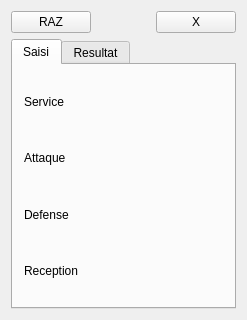
<?xml version="1.0" encoding="UTF-8"?>
<ui version="4.0">
 <class>MainWindow</class>
 <widget class="QMainWindow" name="MainWindow">
  <property name="windowModality">
   <enum>Qt::NonModal</enum>
  </property>
  <property name="geometry">
   <rect>
    <x>0</x>
    <y>0</y>
    <width>229</width>
    <height>320</height>
   </rect>
  </property>
  <property name="contextMenuPolicy">
   <enum>Qt::PreventContextMenu</enum>
  </property>
  <property name="windowTitle">
   <string>MainWindow</string>
  </property>
  <property name="toolButtonStyle">
   <enum>Qt::ToolButtonIconOnly</enum>
  </property>
  <widget class="QWidget" name="centralWidget">
   <layout class="QGridLayout" name="gridLayout_12">
    <item row="0" column="0">
     <layout class="QGridLayout" name="gridLayout_6">
      <item row="0" column="1">
       <spacer name="horizontalSpacer">
        <property name="orientation">
         <enum>Qt::Horizontal</enum>
        </property>
        <property name="sizeHint" stdset="0">
         <size>
          <width>40</width>
          <height>20</height>
         </size>
        </property>
       </spacer>
      </item>
      <item row="0" column="2">
       <widget class="QPushButton" name="pushButton_2">
        <property name="text">
         <string>X</string>
        </property>
       </widget>
      </item>
      <item row="0" column="0">
       <widget class="QPushButton" name="pushButton_3">
        <property name="text">
         <string>RAZ</string>
        </property>
       </widget>
      </item>
     </layout>
    </item>
    <item row="1" column="0">
     <widget class="QTabWidget" name="tabWidget">
      <property name="currentIndex">
       <number>0</number>
      </property>
      <widget class="QWidget" name="tab">
       <attribute name="title">
        <string>Saisi</string>
       </attribute>
       <layout class="QGridLayout" name="gridLayout">
        <item row="0" column="0">
         <layout class="QGridLayout" name="gridLayout_2">
          <item row="0" column="0">
           <widget class="QLabel" name="label">
            <property name="text">
             <string>Service</string>
            </property>
           </widget>
          </item>
         </layout>
        </item>
        <item row="2" column="0">
         <layout class="QGridLayout" name="gridLayout_3">
          <item row="0" column="0">
           <widget class="QLabel" name="label_2">
            <property name="text">
             <string>Attaque</string>
            </property>
           </widget>
          </item>
         </layout>
        </item>
        <item row="4" column="0">
         <layout class="QGridLayout" name="gridLayout_5">
          <item row="0" column="0">
           <widget class="QLabel" name="label_4">
            <property name="text">
             <string>Reception</string>
            </property>
           </widget>
          </item>
         </layout>
        </item>
        <item row="3" column="0">
         <layout class="QGridLayout" name="gridLayout_4">
          <item row="0" column="0">
           <widget class="QLabel" name="label_3">
            <property name="text">
             <string>Defense</string>
            </property>
           </widget>
          </item>
         </layout>
        </item>
       </layout>
      </widget>
      <widget class="QWidget" name="tab_2">
       <attribute name="title">
        <string>Resultat</string>
       </attribute>
       <layout class="QGridLayout" name="gridLayout_11">
        <item row="0" column="0">
         <layout class="QGridLayout" name="gridLayout_7">
          <item row="0" column="0">
           <widget class="QLabel" name="label_5">
            <property name="text">
             <string>Service   </string>
            </property>
           </widget>
          </item>
          <item row="0" column="1">
           <widget class="QLabel" name="label_17">
            <property name="text">
             <string>++</string>
            </property>
           </widget>
          </item>
          <item row="0" column="2">
           <widget class="QLabel" name="label_22">
            <property name="text">
             <string>+</string>
            </property>
           </widget>
          </item>
          <item row="0" column="3">
           <widget class="QLabel" name="label_23">
            <property name="text">
             <string>0</string>
            </property>
           </widget>
          </item>
          <item row="0" column="4">
           <widget class="QLabel" name="label_27">
            <property name="text">
             <string>-</string>
            </property>
           </widget>
          </item>
          <item row="0" column="5">
           <widget class="QLabel" name="label_30">
            <property name="text">
             <string>--</string>
            </property>
           </widget>
          </item>
          <item row="0" column="7">
           <widget class="QLabel" name="label_31">
            <property name="text">
             <string>EFF(%)</string>
            </property>
           </widget>
          </item>
          <item row="0" column="6">
           <widget class="QLabel" name="label_32">
            <property name="text">
             <string>TOT</string>
            </property>
           </widget>
          </item>
         </layout>
        </item>
        <item row="2" column="0">
         <layout class="QGridLayout" name="gridLayout_8">
          <item row="0" column="0">
           <widget class="QLabel" name="label_6">
            <property name="text">
             <string>Attaque   </string>
            </property>
           </widget>
          </item>
         </layout>
        </item>
        <item row="3" column="0">
         <layout class="QGridLayout" name="gridLayout_9">
          <item row="0" column="0">
           <widget class="QLabel" name="label_7">
            <property name="text">
             <string>Defense  </string>
            </property>
           </widget>
          </item>
         </layout>
        </item>
        <item row="5" column="0">
         <widget class="QPushButton" name="pushButton">
          <property name="text">
           <string>Envoie</string>
          </property>
         </widget>
        </item>
        <item row="4" column="0">
         <layout class="QGridLayout" name="gridLayout_10">
          <item row="0" column="0">
           <widget class="QLabel" name="label_8">
            <property name="text">
             <string>Reception</string>
            </property>
           </widget>
          </item>
         </layout>
        </item>
       </layout>
      </widget>
     </widget>
    </item>
   </layout>
  </widget>
  <widget class="QMenuBar" name="menuBar">
   <property name="geometry">
    <rect>
     <x>0</x>
     <y>0</y>
     <width>229</width>
     <height>21</height>
    </rect>
   </property>
  </widget>
 </widget>
 <layoutdefault spacing="6" margin="11"/>
 <resources/>
 <connections/>
</ui>
